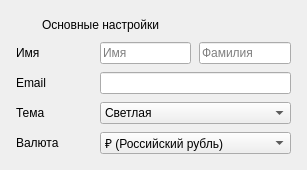
                                <widget class="QFrame" name="profilePanel">
                                  <property name="panel" stdset="0">
                                    <bool>true</bool>
                                  </property>
                                  <layout class="QGridLayout" name="profileGrid" columnstretch="2,5">
                                    <property name="leftMargin">
                                      <number>16</number>
                                    </property>
                                    <property name="topMargin">
                                      <number>16</number>
                                    </property>
                                    <property name="rightMargin">
                                      <number>16</number>
                                    </property>
                                    <property name="bottomMargin">
                                      <number>16</number>
                                    </property>
                                    <property name="spacing">
                                      <number>8</number>
                                    </property>
                                    <item row="0" column="0" colspan="2">
                                      <widget class="QWidget" name="profileHeading">
                                        <layout class="QHBoxLayout" name="profileHeadingLayout" stretch="0,1">
                                          <property name="leftMargin">
                                            <number>0</number>
                                          </property>
                                          <property name="topMargin">
                                            <number>0</number>
                                          </property>
                                          <property name="rightMargin">
                                            <number>0</number>
                                          </property>
                                          <property name="bottomMargin">
                                            <number>0</number>
                                          </property>
                                          <property name="spacing">
                                            <number>8</number>
                                          </property>
                                          <item>
                                            <widget class="QLabel" name="profileHeadingIcon">
                                              <property name="text">
                                                <string />
                                              </property>
                                              <property name="pixmap">
                                                <pixmap>assets/icons/settings.svg</pixmap>
                                              </property>
                                              <property name="scaledContents">
                                                <bool>true</bool>
                                              </property>
                                              <property name="minimumSize">
                                                <size>
                                                  <width>18</width>
                                                  <height>18</height>
                                                </size>
                                              </property>
                                              <property name="maximumSize">
                                                <size>
                                                  <width>18</width>
                                                  <height>18</height>
                                                </size>
                                              </property>
                                            </widget>
                                          </item>
                                          <item>
                                            <widget class="QLabel" name="profileHeadingLabel">
                                              <property name="text">
                                                <string>Основные настройки</string>
                                              </property>
                                              <property name="section" stdset="0">
                                                <bool>true</bool>
                                              </property>
                                            </widget>
                                          </item>
                                        </layout>
                                      </widget>
                                    </item>
                                    <item row="1" column="0">
                                      <widget class="QLabel" name="settingCaption1">
                                        <property name="text">
                                          <string>Имя</string>
                                        </property>
                                      </widget>
                                    </item>
                                    <item row="1" column="1">
                                      <widget class="QWidget" name="nameFields">
                                        <layout class="QHBoxLayout" name="nameFieldsLayout">
                                          <property name="leftMargin">
                                            <number>0</number>
                                          </property>
                                          <property name="topMargin">
                                            <number>0</number>
                                          </property>
                                          <property name="rightMargin">
                                            <number>0</number>
                                          </property>
                                          <property name="bottomMargin">
                                            <number>0</number>
                                          </property>
                                          <property name="spacing">
                                            <number>8</number>
                                          </property>
                                          <item>
                                            <widget class="QLineEdit" name="nameInput">
                                              <property name="placeholderText">
                                                <string>Имя</string>
                                              </property>
                                              <property name="accessibleName">
                                                <string>Имя</string>
                                              </property>
                                              <property name="maxLength">
                                                <number>50</number>
                                              </property>
                                            </widget>
                                          </item>
                                          <item>
                                            <widget class="QLineEdit" name="surnameInput">
                                              <property name="placeholderText">
                                                <string>Фамилия</string>
                                              </property>
                                              <property name="accessibleName">
                                                <string>Фамилия</string>
                                              </property>
                                              <property name="maxLength">
                                                <number>50</number>
                                              </property>
                                            </widget>
                                          </item>
                                        </layout>
                                      </widget>
                                    </item>
                                    <item row="2" column="0">
                                      <widget class="QLabel" name="settingCaption2">
                                        <property name="text">
                                          <string>Email</string>
                                        </property>
                                      </widget>
                                    </item>
                                    <item row="2" column="1">
                                      <widget class="QLineEdit" name="emailInput">
                                        <property name="maxLength">
                                          <number>254</number>
                                        </property>
                                      </widget>
                                    </item>
                                    <item row="3" column="0">
                                      <widget class="QLabel" name="settingCaption3">
                                        <property name="text">
                                          <string>Тема</string>
                                        </property>
                                      </widget>
                                    </item>
                                    <item row="3" column="1">
                                      <widget class="QComboBox" name="themeInput">
                                        <item>
                                          <property name="text">
                                            <string>Светлая</string>
                                          </property>
                                        </item>
                                        <item>
                                          <property name="text">
                                            <string>Тёмная</string>
                                          </property>
                                        </item>
                                      </widget>
                                    </item>
                                    <item row="4" column="0">
                                      <widget class="QLabel" name="settingCaption4">
                                        <property name="text">
                                          <string>Валюта</string>
                                        </property>
                                      </widget>
                                    </item>
                                    <item row="4" column="1">
                                      <widget class="QComboBox" name="currencyInput">
                                        <item>
                                          <property name="text">
                                            <string>₽ (Российский рубль)</string>
                                          </property>
                                        </item>
                                        <property name="toolTip">
                                          <string>Все цены каталога и платежи учитываются в рублях.</string>
                                        </property>
                                      </widget>
                                    </item>
                                  </layout>
                                </widget>
